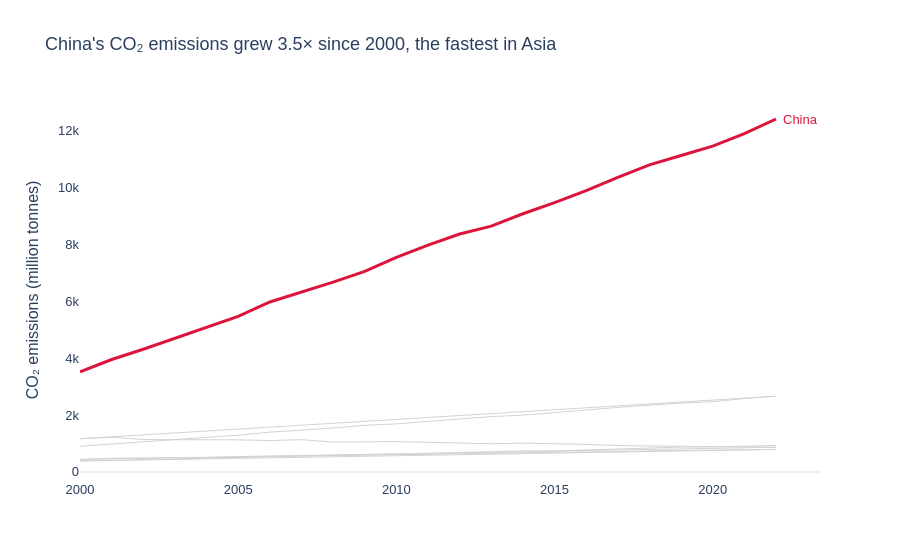

Notebook code cell kept with this figure:
### Code cell
# step 2: plotly express figure

fig = px.line(
    data_frame=data,
    x='Year', y='CO2_Mt',
    color='group',
    color_discrete_map={country: 'crimson', 'Other': 'lightgrey'},
    hover_name='Country', 
    hover_data={'group': False},
    labels={'CO2_Mt': 'CO₂ emissions (million tonnes)'},
    template='plotly_white',
    title=f"{country}'s CO₂ emissions grew {end / start:.1f}× since 2000, the fastest in Asia",
    height=400
)

fig.update_traces(line_width=1)
fig.update_traces(line_width=3, selector={'name': country})
fig.add_annotation(x=2022, y=end, 
                   text=f'{country}', showarrow=False,
                   xanchor='left', xshift=5, font_color='crimson')

fig.update_layout(showlegend=False, 
                  yaxis=dict(showgrid=False),
                  xaxis=dict(showgrid=False, title=''),
                  font=dict(family='Arial', size=13))
fig.show()

### Figure 1 — Plotly figure (JSON) as saved in the notebook; plotly's stock layout.template omitted (floating-point values rounded to 4 significant figures)
{"data": [{"customdata": [["China"], ["China"], ["China"], ["China"], ["China"], ["China"], ["China"], ["China"], ["China"], ["China"], ["China"], ["China"], ["China"], ["China"], ["China"], ["China"], ["China"], ["China"], ["China"], ["China"], ["China"], ["China"], ["China"]], "hovertemplate": "<b>%{hovertext}</b><br><br>Year=%{x}<br>CO₂ emissions (million tonnes)=%{y}<extra></extra>", "hovertext": ["China", "China", "China", "China", "China", "China", "China", "China", "China", "China", "China", "China", "China", "China", "China", "China", "China", "China", "China", "China", "China", "China", "China"], "legendgroup": "China", "line": {"color": "crimson", "dash": "solid", "width": 3}, "marker": {"symbol": "circle"}, "mode": "lines", "name": "China", "orientation": "v", "showlegend": true, "type": "scatter", "x": [2000, 2001, 2002, 2003, 2004, 2005, 2006, 2007, 2008, 2009, 2010, 2011, 2012, 2013, 2014, 2015, 2016, 2017, 2018, 2019, 2020, 2021, 2022], "xaxis": "x", "y": [3514.0, 3952.0, 4312, 4692.0, 5079.0, 5468.0, 5974, 6323.0, 6673, 7053.0, 7543.0, 7972.0, 8365.0, 8641.0, 9078.0, 9466.0, 9887, 10360.0, 10790.0, 11130.0, 11450.0, 11900.0, 12410.0], "yaxis": "y"}, {"customdata": [["Other"], ["Other"], ["Other"], ["Other"], ["Other"], ["Other"], ["Other"], ["Other"], ["Other"], ["Other"], ["Other"], ["Other"], ["Other"], ["Other"], ["Other"], ["Other"], ["Other"], ["Other"], ["Other"], ["Other"], ["Other"], ["Other"], ["Other"], ["Other"], ["Other"], ["Other"], ["Other"], ["Other"], ["Other"], ["Other"], ["Other"], ["Other"], ["Other"], ["Other"], ["Other"], ["Other"], ["Other"], ["Other"], ["Other"], ["Other"], ["Other"], ["Other"], ["Other"], ["Other"], ["Other"], ["Other"], ["Other"], ["Other"], ["Other"], ["Other"], ["Other"], ["Other"], ["Other"], ["Other"], ["Other"], ["Other"], ["Other"], ["Other"], ["Other"], ["Other"], ["Other"], ["Other"], ["Other"], ["Other"], ["Other"], ["Other"], ["Other"], ["Other"], ["Other"], ["Other"], ["Other"], ["Other"], ["Other"], ["Other"], ["Other"], ["Other"], ["Other"], ["Other"], ["Other"], ["Other"], ["Other"], ["Other"], ["Other"], ["Other"], ["Other"], ["Other"], ["Other"], ["Other"], ["Other"], ["Other"], ["Other"], ["Other"]], "hovertemplate": "<b>%{hovertext}</b><br><br>Year=%{x}<br>CO₂ emissions (million tonnes)=%{y}<extra></extra>", "hovertext": ["India", "India", "India", "India", "India", "India", "India", "India", "India", "India", "India", "India", "India", "India", "India", "India", "India", "India", "India", "India", "India", "India", "India", "Japan", "Japan", "Japan", "Japan", "Japan", "Japan", "Japan", "Japan", "Japan", "Japan", "Japan", "Japan", "Japan", "Japan", "Japan", "Japan", "Japan", "Japan", "Japan", "Japan", "Japan", "Japan", "Japan", "South Korea", "South Korea", "South Korea", "South Korea", "South Korea", "South Korea", "South Korea", "South Korea", "South Korea", "South Korea", "South Korea", "South Korea", "South Korea", "South Korea", "South Korea", "South Korea", "South Korea", "South Korea", "South Korea", "South Korea", "South Korea", "South Korea", "South Korea", "Indonesia", "Indonesia", "Indonesia", "Indonesia", "Indonesia", "Indonesia", "Indonesia", "Indonesia", "Indonesia", "Indonesia", "Indonesia", "Indonesia", "Indonesia", "Indonesia", "Indonesia", "Indonesia", "Indonesia", "Indonesia", "Indonesia", "Indonesia", "Indonesia", "Indonesia", "Indonesia"], "legendgroup": "Other", "line": {"color": "lightgrey", "dash": "solid", "width": 1}, "marker": {"symbol": "circle"}, "mode": "lines", "name": "Other", "orientation": "v", "showlegend": true, "type": "scatter", "x": [2000, 2001, 2002, 2003, 2004, 2005, 2006, 2007, 2008, 2009, 2010, 2011, 2012, 2013, 2014, 2015, 2016, 2017, 2018, 2019, 2020, 2021, 2022, 2000, 2001, 2002, 2003, 2004, 2005, 2006, 2007, 2008, 2009, 2010, 2011, 2012, 2013, 2014, 2015, 2016, 2017, 2018, 2019, 2020, 2021, 2022, 2000, 2001, 2002, 2003, 2004, 2005, 2006, 2007, 2008, 2009, 2010, 2011, 2012, 2013, 2014, 2015, 2016, 2017, 2018, 2019, 2020, 2021, 2022, 2000, 2001, 2002, 2003, 2004, 2005, 2006, 2007, 2008, 2009, 2010, 2011, 2012, 2013, 2014, 2015, 2016, 2017, 2018, 2019, 2020, 2021, 2022], "xaxis": "x", "y": [901.6, 974.6, 1056, 1146.0, 1205.0, 1291, 1396.0, 1466.0, 1542.0, 1637.0, 1687.0, 1774.0, 1865.0, 1945.0, 1994.0, 2092.0, 2177.0, 2267.0, 2345.0, 2419.0, 2466.0, 2580.0, 2661.0, 1166.0, 1220.0, 1136.0, 1131.0, 1151.0, 1127.0, 1101.0, 1133.0, 1050.0, 1061.0, 1064.0, 1042.0, 1005.0, 990.9, 1010.0, 996.6, 967.4, 925.1, 916.6, 914.5, 902.8, 898.1, 865.1, 438.1, 481.5, 490.6, 490.8, 494.6, 537.2, 539, 566.1, 570, 585.4, 595.9, 620.6, 631.1, 649.6, 646.2, 686.5, 704, 706, 738.5, 750.8, 755.8, 777.3, 789.5, 382.8, 400.4, 430.7, 453.8, 482.6, 501.9, 533, 551.8, 586.6, 602.5, 614.5, 647.3, 680.1, 717.7, 736.3, 738.2, 768.8, 813.7, 834.8, 872.3, 876.5, 898.5, 930.5], "yaxis": "y"}], "layout": {"annotations": [{"font": {"color": "crimson"}, "showarrow": false, "text": "China", "x": 2022, "xanchor": "left", "xshift": 5, "y": 12410.0}], "autosize": true, "font": {"family": "Arial", "size": 13}, "legend": {"title": {"text": "group"}, "tracegroupgap": 0}, "showlegend": false, "title": {"text": "China's CO₂ emissions grew 3.5× since 2000, the fastest in Asia"}, "xaxis": {"anchor": "y", "autorange": true, "domain": [0, 1], "range": [2000, 2023.0], "showgrid": false, "title": {"text": ""}, "type": "linear"}, "yaxis": {"anchor": "x", "autorange": true, "domain": [0, 1], "range": [-285.3, 13080.0], "showgrid": false, "title": {"text": "CO₂ emissions (million tonnes)"}, "type": "linear"}}}
